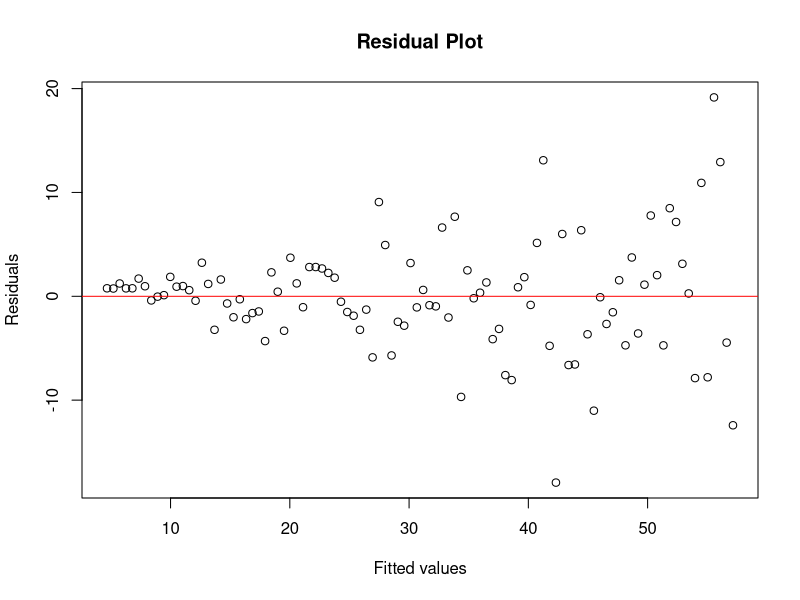

Generate this figure with R:
set.seed(123)

x <- 1:100
y <- 5 + 0.5 * x + rnorm(100, sd = x / 10)
model1 <- lm(y ~ x)
summary(model1)

plot(model1$fitted.values, resid(model1), main = "Residual Plot",
     xlab = "Fitted values", ylab = "Residuals")
abline(h = 0, col = "red")
resid_sq <- resid(model1)^2
var_model <- lm(resid_sq ~ x)
pred_var <- predict(var_model)

pred_var[pred_var <= 0] <- min(pred_var[pred_var > 0]) + 1e-6

weights <- 1 / pred_var
model_wls <- lm(y ~ x, weights = weights)
summary(model_wls)